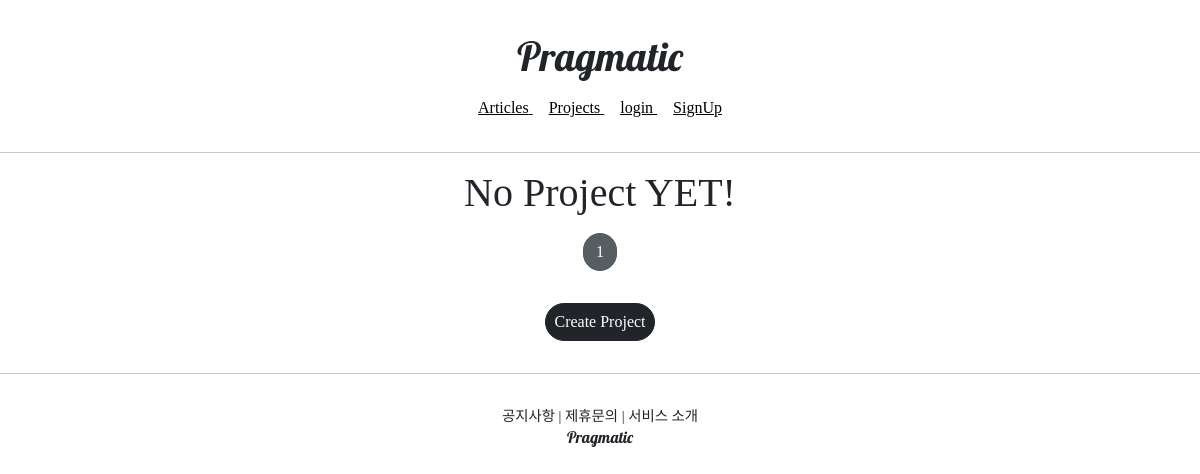
Before: /projects/list/ with the older database file.
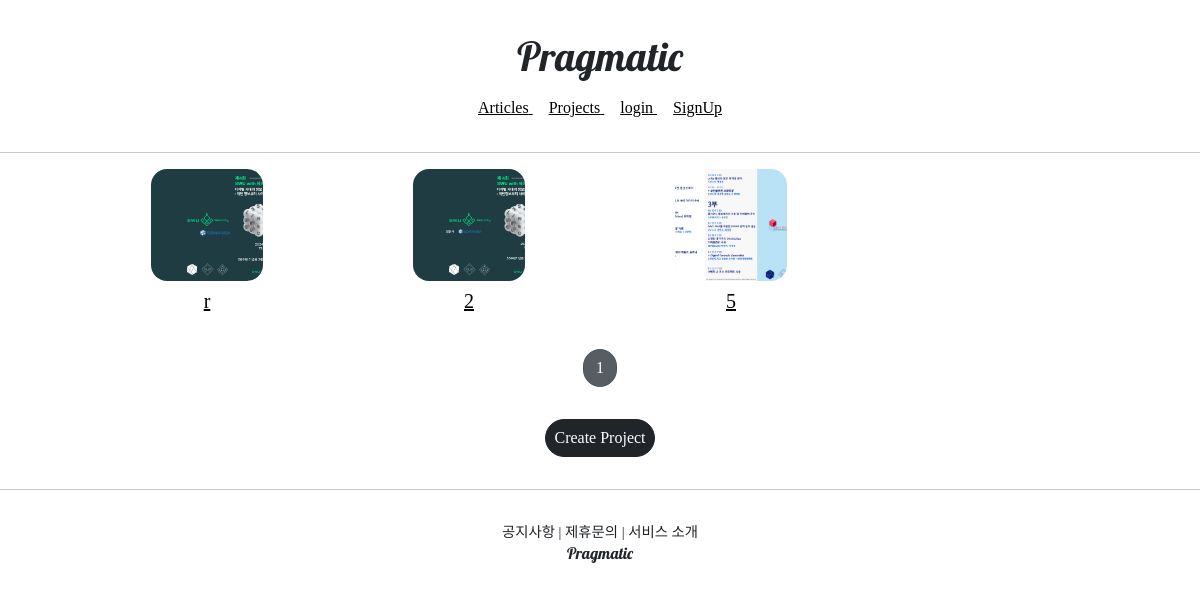
After: the same page with the newer database file.
### projectapp/models.py (models this page shows)
class Project(models.Model):
    image = models.ImageField(upload_to='project/',null=False)
    title = models.CharField(max_length=20, null=False)
    description = models.CharField(max_length=200, null=True)
    created_at = models.DateTimeField(auto_now=True)

### projectapp/views.py (the view)
# urls.py: path('list/', ProjectListView.as_view(), name='list'),
class ProjectListView(ListView):
    model = Project
    context_object_name = 'project_list'
    template_name = 'projectapp/list.html'
    paginate_by = 25

### projectapp/templates/projectapp/list.html (shortened to what this page needs)
{% extends 'base.html' %}
{% load static %}
{% block content %}
   {% if project_list %}
   <div class="container">
     {% for project in project_list %}
       <a href="{% url 'projectapp:detail' pk=project.pk %}">
           {% include 'snippets/card_project.html' with project=project %}
       </a>
       {% endfor %}
   </div>
   {% else %}
   <div class="text-center">
       <h1>No Project YET! </h1>
   </div>
   {% endif %}
   {% include 'snippets/pagination.html' with page_obj=page_obj %}
   <div style="text-align: center">
       <a href="{% url 'projectapp:create' %}" class="btn btn-dark rounded-pill mt-3 mb-3 px-2">
           Create Project
       </a>
   </div>
{% endblock %}

### templates/base.html
<!DOCTYPE html>
<html lang="en">
{% include 'head.html' %}
<body style="font-family: 'NanumSquareR';">
    {% include 'header.html' %}
    <hr>
    {% block content %}
    {% endblock %}
    <hr>
    {% include 'footer.html' %}
</body>
</html>

### templates/head.html (shortened to what this page needs)
{% load static %}
<head>
    <link rel="stylesheet" href="https://cdn.jsdelivr.net/npm/bootstrap@5.3.3/dist/css/bootstrap.min.css"
>
    <link rel="stylesheet" type="text/css" href="{% static 'base.css' %}">
</head>

### templates/header.html (shortened to what this page needs)
<div class="pragmatic_header">
    <div>
        <h1 class="pragmatic_logo">Pragmatic</h1>
    </div>
    <div class="pragmatic_header_navbar">
        <a href="{% url 'articleapp:list' %}" class="prgmatic_header_nav">
            <span>Articles</span>
        </a>
        <a href="{% url 'projectapp:list' %}"  class="prgmatic_header_nav">
            <span>Projects</span>
        </a>
        {% if not user.is_authenticated %}
        <a href="{% url 'accountapp:login' %}?next={{ request.path }}" class="prgmatic_header_nav">
            <span>login</span>
        </a>
        <a href="{% url 'accountapp:create' %}" class="prgmatic_header_nav">
            <span>SignUp</span>
        </a>
        {% endif %}
    </div>
</div>

### templates/snippets/card_project.html
<div style="display: block; text-align: center">
    <img src="{{ project.image.url }}" alt="">
    <h5 class="mt-2" style="font-family: 'NanumSquareB'">
        {{ project.title | truncatechars:8 }}
    </h5>
</div>

### templates/snippets/pagination.html (shortened to what this page needs)
<div style="text-align: center; margin: 1rem 0;">
    <a href="?page={{ page_obj.number }}"
        class="btn btn-secondary rounded-pill active">
        {{ page_obj.number }}
    </a>
</div>

### templates/footer.html
     <div class="pragmatic_footer">
        <div class="pragmatic_footer_button">
            <span>공지사항</span>  |
            <span>제휴문의</span>  |
            <span>서비스 소개</span>
        </div>
        <div style="margin=top: 1rem;">
            <h6 class="pragmatic_logo"> Pragmatic</h6>
        </div>
    </div>

### static/base.css (style rules this page uses)
.pragmatic_logo { font-family: 'Lobster', cursive; }
.pragmatic_footer_button { font-size: .9rem; }
.pragmatic_footer { text-align:center; margin-top: 2rem; }
.pragmatic_header { text-align:center; margin: 2rem 0; }
a { color: black; }
.prgmatic_header_nav { margin: 0 0.5rem; }
.pragmatic_header_navbar { margin: 1rem 0; }

### projectapp/templates/projectapp/list.html (style rules this page uses)
.container { padding: 0; margin: 0, auto; }
.container div { width: 250px; display: flex; justify-content: center; align-items: center; border-radius: 1rem; }
.container img { width: 7rem; height: 7rem; object-fit: cover; border-radius: 1rem; }

Changed rows visible on the page:
added Project: image (picture), title "r"
added Project: image (picture), title "2"
added Project: image (picture), title "5"
Other visible differences:
text no longer shown: "No Project YET!"
